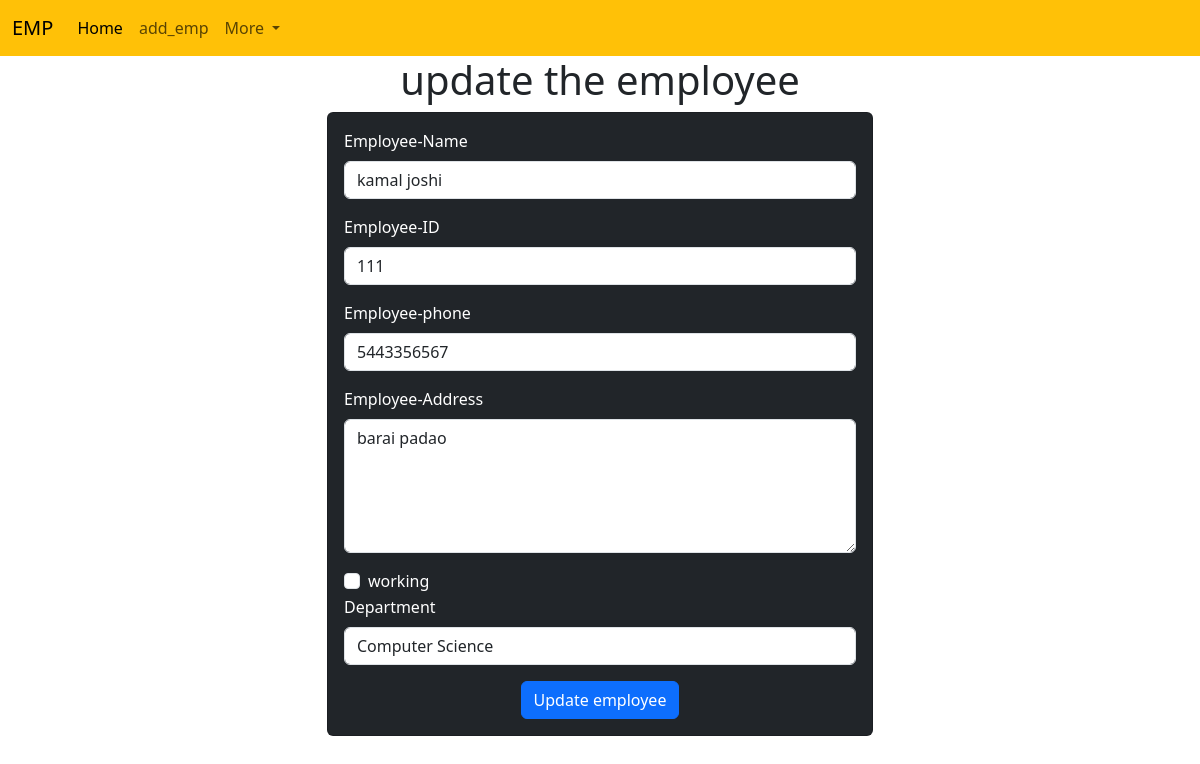
Page /update_emp/12 on the committed database.
### employee/models.py (models this page shows, shortened)
class Employee(models.Model):
  name=models.CharField(max_length=100,null=False)
  emp_id=models.IntegerField(null=False)
  phone=models.IntegerField()
  address=models.CharField(max_length=100,null=False)
  working=models.BooleanField(default=True)
  department=models.CharField(max_length=100)

### employee/views.py (the view)
# urls.py: path('update_emp/<int:emp_id>', views.update_emp, name='update_emp'),
def update_emp(request,emp_id=0):
   emp=Employee.objects.get(id=emp_id)
   print('update page is open')
   if request.method == "POST":
      name=request.POST['emp_name']
      address=request.POST['emp_address']
      emp_id=int(request.POST['emp_id'])
      phone=int(request.POST['emp_phone'])
      working = request.POST.get('emp_working', 'off') == 'on'
      department=request.POST['emp_department']
      emp.name = name
      emp.emp_id = emp_id
      emp.phone = phone
      emp.address = address
      emp.department = department
      emp.working = working
      emp.save()
      return redirect('emp_home')
   else:
      context ={
         'emp':emp
      }
      return render(request,'update_emp.html',context)

### employee/templates/update_emp.html (shortened to what this page needs)
<!doctype html>
<html lang="en">
  <head>
    <link href="https://cdn.jsdelivr.net/npm/bootstrap@5.3.3/dist/css/bootstrap.min.css" rel="stylesheet">
  </head>
  <body>
      {%  include 'navbar.html' %}
      <h1 class="text-center my-6">update the employee</h1>
      <div class="container ">
        <div class="row">
          <div class="col-md-6 offset-md-3">
            <div class="card bg-dark text-white">
              <div class="card-body">
                <form action="{% url 'update_emp' emp.id %}" method="POST">
                  <div class="mb-3">
                    <label for="exampleInputEmail1" class="form-label">Employee-Name</label>
                    <input type="text" class="form-control" id="name" placeholder="Enter Employee Name " name="emp_name" value="{{emp.name}} ">
                  </div>
                  <div class="mb-3">
                    <label for="id" class="form-label">Employee-ID</label>
                    <input type="number" class="form-control" id="id" placeholder="Enter Employee id " value="{{emp.emp_id}}" name="emp_id">
                  </div>
                  <div class="mb-3">
                    <label for="phone" class="form-label">Employee-phone</label>
                    <input type="number" class="form-control" id="phone" name="emp_phone" placeholder="Enter Employee phone number" value="{{emp.phone}}">
                  </div>
                  <div class="mb-3">
                    <label for="address" class="form-label">Employee-Address</label>
                    <TEXTarea name="emp_address" id="address" rows="5" class="form-control" >{{emp.address}}</TEXTarea>
                  </div>
                  <div class="form-check">
                    <input class="form-check-input" type="checkbox" name="emp_working" id="working" {% if emp.working %}checked{% endif %} value="{{emp.working}}">
                    <label class="form-check-label" for="working">
                      working
                    </label>
                  </div>
                  <div class="mb-3">
                    <label for="department" class="form-label">Department</label>
                    <select name="emp_department" id="department" value="{{emp.department}}" class="form-control">
                      <option value="CSE">Computer Science</option>
                    </select>
                  </div>
                  <div class="container text-center">
                    <button type="submit" class="btn btn-primary">Update employee</button>
                  </div>
                </form>
              </div>
            </div>
          </div>
        </div>
      </div>
  </body>
</html>

### rows in the picture
Employee: emp_name "kamal joshi", emp_id "111", emp_phone "5443356567", emp_address "barai padao", emp_department "Computer Science"
